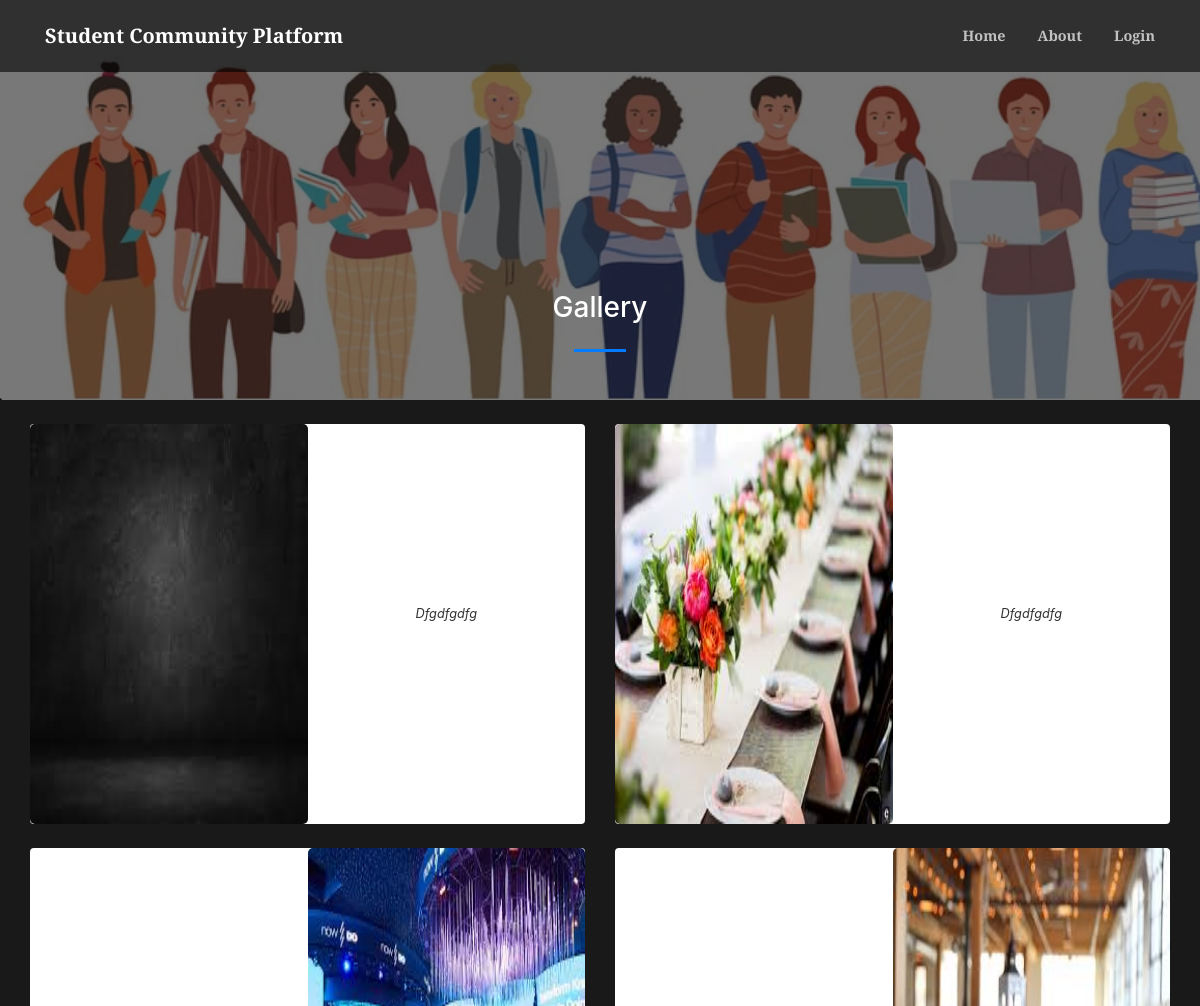
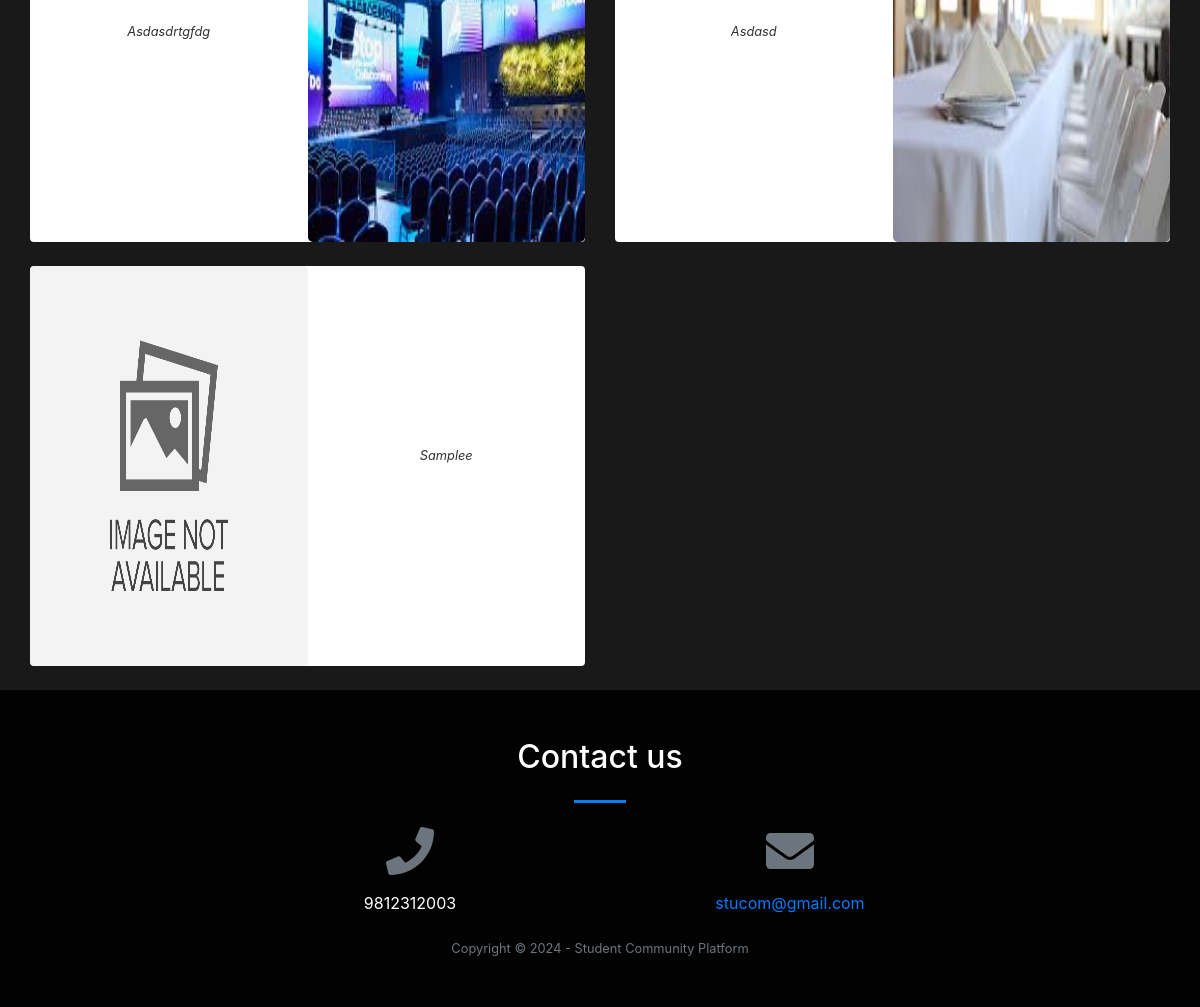
The page /index.php?page=gallery on the database its author committed (2 pictures, top to bottom).
### tables this page shows
CREATE TABLE `gallery` (
  `id` int(30) NOT NULL,
  `about` text NOT NULL,
  `created` datetime NOT NULL DEFAULT current_timestamp()
);

### gallery.php (the view, shortened to what this page needs)
<?php
include 'admin/db_connect.php';
?>
        <header class="masthead">
            <div class="container-fluid h-100">
                <div class="row h-100 align-items-center justify-content-center text-center">
                    <div class="col-lg-8 align-self-end mb-4 page-title">
                        <h3 class="text-white">Gallery</h3>
                        <hr class="divider my-4" />
                    </div>
                </div>
            </div>
        </header>
            <div class="container-fluid mt-3 pt-2">
                <div class="row-items">
                <div class="col-lg-12">
                    <div class="row">
                <?php
                $rtl ='rtl';
                $ci= 0;
                $img = array();
                $fpath = 'admin/assets/uploads/gallery';
                $files= is_dir($fpath) ? scandir($fpath) : array();
                foreach($files as $val){
                    if(!in_array($val, array('.','..'))){
                        $n = explode('_',$val);
                        $img[$n[0]] = $val;
                    }
                }
                $gallery = $conn->query("SELECT * from gallery order by id desc");
                while($row = $gallery->fetch_assoc()):
                    $ci++;
                    if($ci < 3){
                        $rtl = '';
                    }else{
                        $rtl = 'rtl';
                    }
                    if($ci == 4){
                        $ci = 0;
                    }
                ?>
                <div class="col-md-6">
                <div class="card gallery-list <?php echo $rtl ?>" data-id="<?php echo $row['id'] ?>">
                        <div class="gallery-img" card-img-top>
                            <img src="<?php echo isset($img[$row['id']]) && is_file($fpath.'/'.$img[$row['id']]) ? $fpath.'/'.$img[$row['id']] :'' ?>" alt="">
                        </div>
                    <div class="card-body">
                        <div class="row align-items-center justify-content-center text-center h-100">
                            <div class="">
                                <div>
                                <span class="truncate" style="font-size: inherit;"><small><?php echo ucwords($row['about']) ?></small></span>
                                    <br>
                                </div>
                            </div>
                        </div>
                    </div>
                </div>
                <br>
                </div>
                <?php endwhile; ?>
                </div>
                </div>
                </div>
            </div>

### gallery.php (style rules this page uses)
.gallery-list { cursor: pointer; border: unset; flex-direction: inherit; }
.gallery-img,.gallery-list .card-body { width: calc(50%) }
.gallery-img img { border-radius: 5px; min-height: 50vh; max-width: calc(100%); }
header.masthead,header.masthead:before { min-height: 50vh !important; height: 50vh !important }
.row-items { position: relative; }
.rtl { direction: rtl ; }
.masthead { min-height: 23vh !important; height: 23vh !important; }
.masthead:before { min-height: 23vh !important; height: 23vh !important; }

### rows shown on the page
gallery: shows a picture, about "Dfgdfgdfg"
gallery: shows a picture, about "Dfgdfgdfg"
gallery: shows a picture, about "Asdasdrtgfdg"
gallery: shows a picture, about "Asdasd"
gallery: shows a picture, about "Samplee"

### other values the page prints
$_SESSION['system']['name'] "Student Community Platform"
$_SESSION['system']['contact'] "9812312003"
$_SESSION['system']['email'] "stucom@gmail.com"
